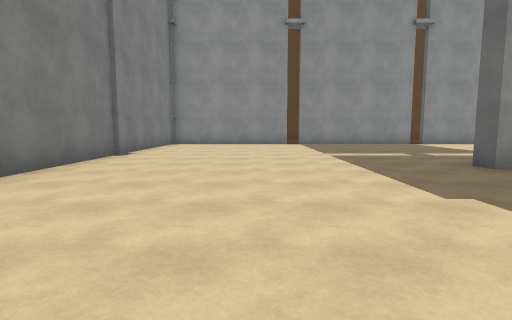
View 1 (above)

21 first-person views from a walk through a Unity game level. The camera is 1.3 m above the floor, tilts 6° down and sees 80° across. Doors are open. The floor is counted in squares, 2 m on a side. Each view is taken from the middle of a square. On the plan, view 1 faces up. The plan holds only what a view shows up to about 10 squares ahead; the rest is blank. The place goes on beyond the plan. The player character is not drawn. Surface patterns are stand-ins for the level's own textures.

View 2
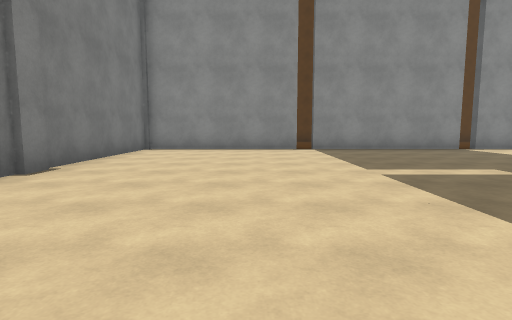

View 3
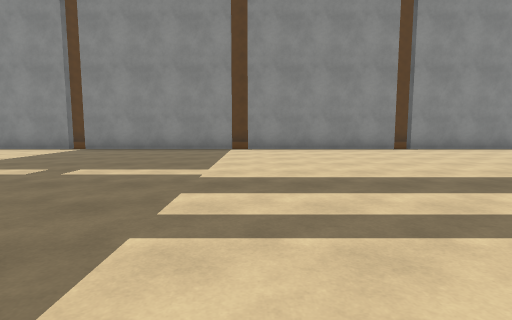

View 4
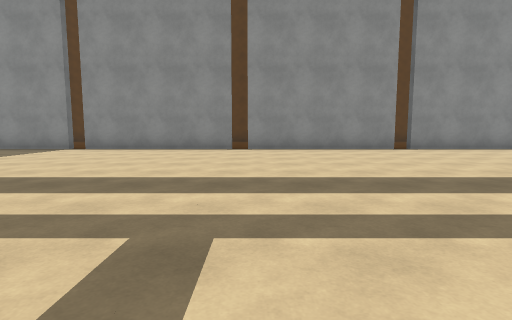

View 5
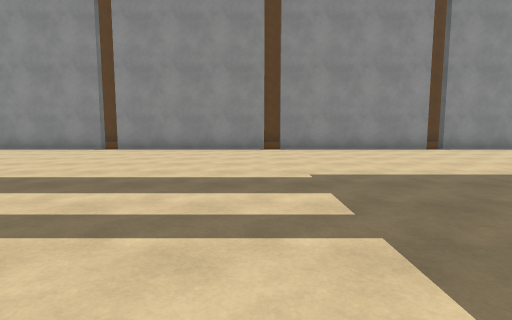

View 6
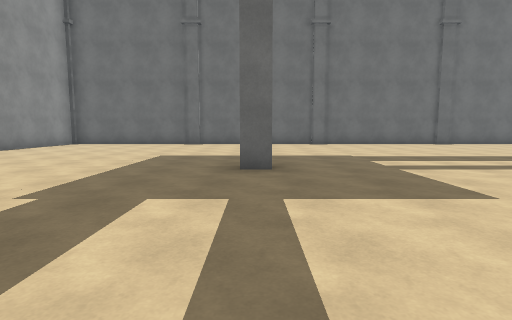

View 7
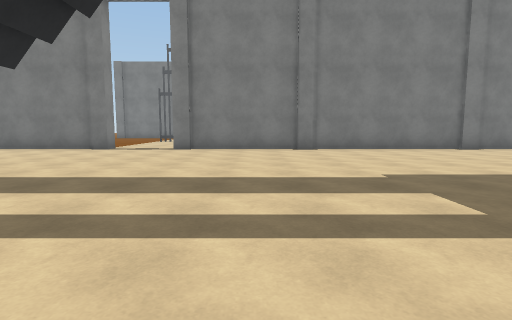

View 8
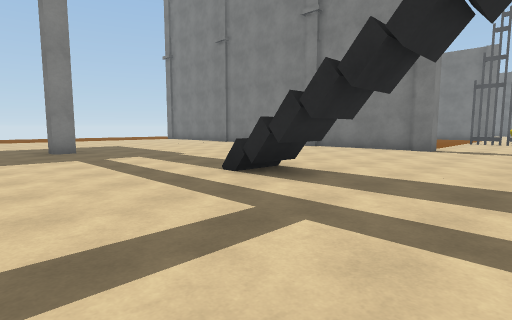

View 9
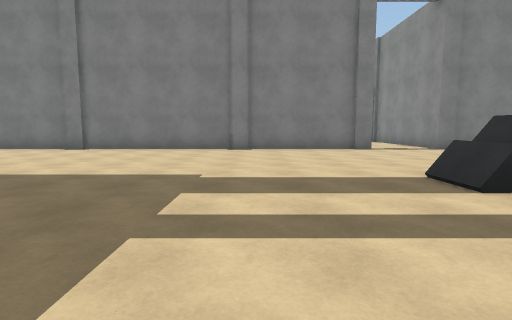

View 10
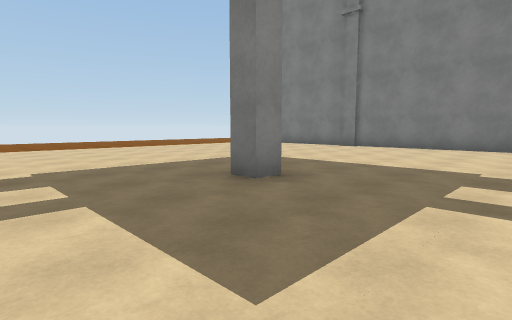

View 11
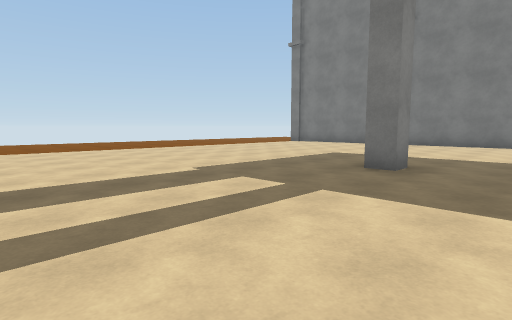

View 12
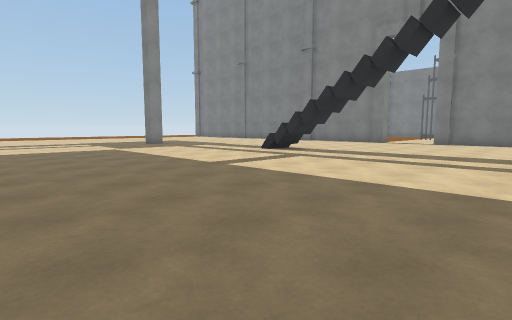

View 13
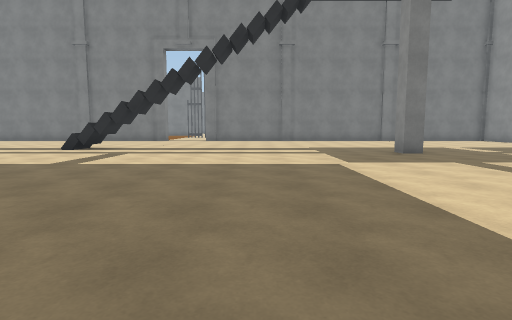

View 14
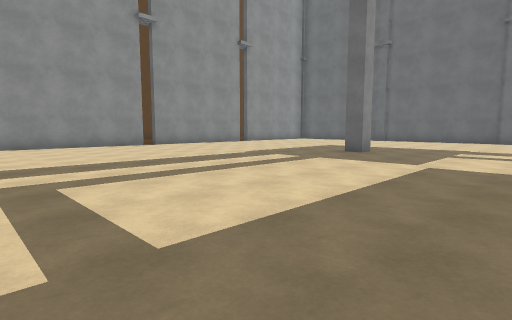

View 15
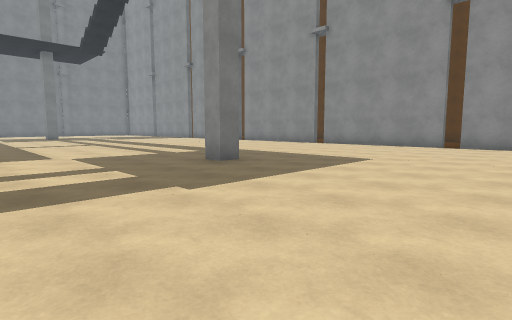

View 16
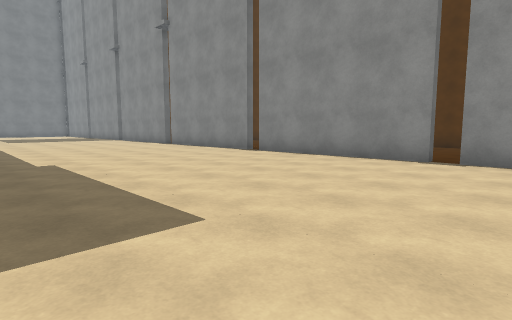

View 17
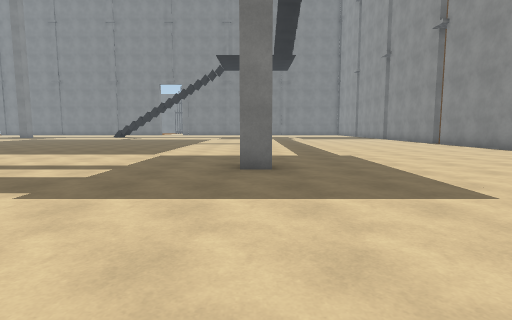

View 18
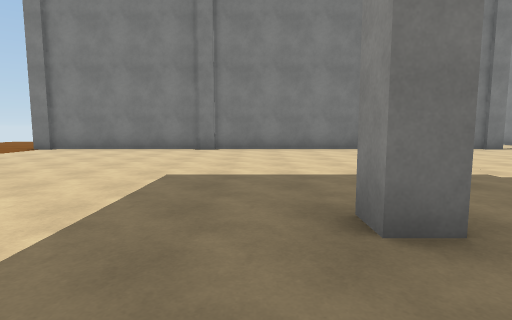

View 19
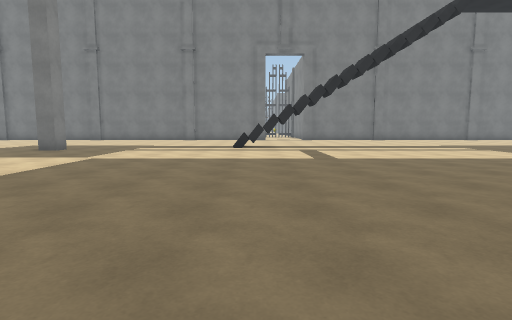

View 20
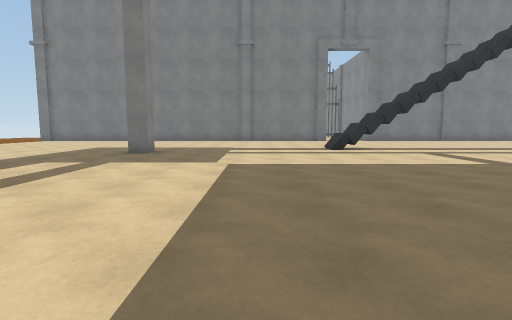

View 21
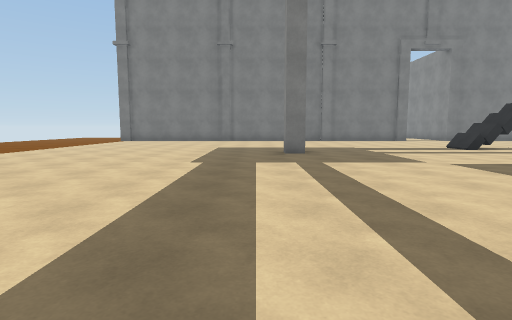

### Floor plan
Points are (right, up) in squares from view 1. A wall is a line through its corners. A room is listed if a view was taken in it or the views show most of it. See-through windows are left out.
Room 1 (views 1, 2, 3, 4, 5, 6, 7, 8, 9, 10, 11, 12, 13, 14, 15, 16, 17, 18, 19, 20, 21)
walls: (3, -3.7) (2, -3.7); (3, -4) (2, -4); (1.9, -3) (3, -3) (3, -4.2); (1.9, -3.5) (3, -3.5); (1.9, -3.9) (3, -3.9); (4.2, 5.4) (4.2, 4.8) (3.8, 4.8) (3.8, 5.2); (3.6, -9.7) (4.2, -9.7) (4.2, -10.2) (3.8, -10.2); (19.3, 5.4) (19.3, 4.8) (18.8, 4.8) (18.8, 5.2); (11.4, 12.4) (6.8, 12.4); (-3.8, -3.5) (-3.4, -3.5) (-3.4, -16.5); (6.4, 12.4) (1.8, 12.4); (16.4, 12.4) (11.8, 12.4); (1.4, 12.4) (-3.4, 12.4) (-3.4, -1.5) (-4.1, -1.5); (21.4, 12.4) (16.8, 12.4); (24.1, 12.4) (21.8, 12.4)
low walls: (3, -4.2) (2.4, -4.2); (3, -4.5) (2, -4.5)
ways out: opening at (-4, -2.5); open door at (-3.5, 12.5); open door at (1.5, 12.5); open door at (6.5, 12.5); open door at (11.5, 12.5); open door at (16.5, 12.5); open door at (21.5, 12.5)

Where each view was taken, in squares from view 1:
view 1: 0 up, 0 right, facing up
view 2: 3 up, 0 right, facing up
view 3: 3 up, 7 right, facing up
view 4: 3 up, 12 right, facing up
view 5: 3 up, 16 right, facing up
view 6: 5 up, 14 right, facing right
view 7: 1 up, 6 right, facing left
view 8: 1 down, 6 right, facing down-left
view 9: 7 down, 6 right, facing left
view 10: 7 down, 7 right, facing down-left
view 11: 8 down, 9 right, facing down-left
view 12: 2 up, 10 right, facing down-left
view 13: 1 up, 12 right, facing left
view 14: 1 up, 11 right, facing up-right
view 15: 1 up, 24 right, facing up-left
view 16: 6 up, 23 right, facing up-left
view 17: 5 up, 24 right, facing left
view 18: 11 down, 6 right, facing left
view 19: 4 down, 13 right, facing left
view 20: 7 down, 12 right, facing left
view 21: 11 down, 12 right, facing left
